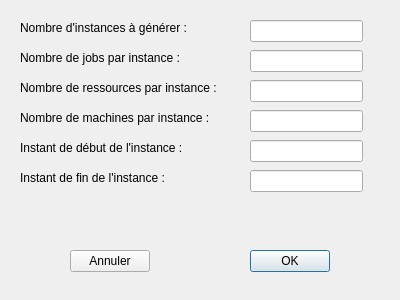
<?xml version="1.0" encoding="UTF-8"?>
<ui version="4.0">
 <class>GenerateInstance</class>
 <widget class="QDialog" name="GenerateInstance">
  <property name="geometry">
   <rect>
    <x>0</x>
    <y>0</y>
    <width>400</width>
    <height>300</height>
   </rect>
  </property>
  <property name="windowTitle">
   <string>Dialog</string>
  </property>
  <widget class="QLabel" name="nbrInstanceslabel">
   <property name="geometry">
    <rect>
     <x>20</x>
     <y>20</y>
     <width>201</width>
     <height>16</height>
    </rect>
   </property>
   <property name="text">
    <string>Nombre d'instances à générer :</string>
   </property>
  </widget>
  <widget class="QLabel" name="nbrJobsLabel">
   <property name="geometry">
    <rect>
     <x>20</x>
     <y>50</y>
     <width>201</width>
     <height>16</height>
    </rect>
   </property>
   <property name="text">
    <string>Nombre de jobs par instance :</string>
   </property>
  </widget>
  <widget class="QLabel" name="nbrRessourcesLabel">
   <property name="geometry">
    <rect>
     <x>20</x>
     <y>80</y>
     <width>231</width>
     <height>16</height>
    </rect>
   </property>
   <property name="text">
    <string>Nombre de ressources par instance :</string>
   </property>
  </widget>
  <widget class="QLabel" name="nbrMachinesLabel">
   <property name="geometry">
    <rect>
     <x>20</x>
     <y>110</y>
     <width>231</width>
     <height>16</height>
    </rect>
   </property>
   <property name="text">
    <string>Nombre de machines par instance :</string>
   </property>
  </widget>
  <widget class="QLabel" name="instantDebutLabel">
   <property name="geometry">
    <rect>
     <x>20</x>
     <y>140</y>
     <width>231</width>
     <height>16</height>
    </rect>
   </property>
   <property name="text">
    <string>Instant de début de l'instance :</string>
   </property>
  </widget>
  <widget class="QLabel" name="instantFinLabel">
   <property name="geometry">
    <rect>
     <x>20</x>
     <y>170</y>
     <width>231</width>
     <height>16</height>
    </rect>
   </property>
   <property name="text">
    <string>Instant de fin de l'instance :</string>
   </property>
  </widget>
  <widget class="QLineEdit" name="nbrInstancesLineEdit">
   <property name="geometry">
    <rect>
     <x>250</x>
     <y>20</y>
     <width>113</width>
     <height>22</height>
    </rect>
   </property>
  </widget>
  <widget class="QLineEdit" name="nbrJobsLineEdit">
   <property name="geometry">
    <rect>
     <x>250</x>
     <y>50</y>
     <width>113</width>
     <height>22</height>
    </rect>
   </property>
  </widget>
  <widget class="QLineEdit" name="nbrRessourcesLineEdit">
   <property name="geometry">
    <rect>
     <x>250</x>
     <y>80</y>
     <width>113</width>
     <height>22</height>
    </rect>
   </property>
  </widget>
  <widget class="QLineEdit" name="nbrMachinesLineEdit">
   <property name="geometry">
    <rect>
     <x>250</x>
     <y>110</y>
     <width>113</width>
     <height>22</height>
    </rect>
   </property>
  </widget>
  <widget class="QLineEdit" name="instantDebutLineEdit">
   <property name="geometry">
    <rect>
     <x>250</x>
     <y>140</y>
     <width>113</width>
     <height>22</height>
    </rect>
   </property>
  </widget>
  <widget class="QLineEdit" name="instantFinLineEdit">
   <property name="geometry">
    <rect>
     <x>250</x>
     <y>170</y>
     <width>113</width>
     <height>22</height>
    </rect>
   </property>
  </widget>
  <widget class="QPushButton" name="okPushButton">
   <property name="geometry">
    <rect>
     <x>250</x>
     <y>250</y>
     <width>80</width>
     <height>22</height>
    </rect>
   </property>
   <property name="text">
    <string>OK</string>
   </property>
  </widget>
  <widget class="QPushButton" name="annulerPushButton">
   <property name="geometry">
    <rect>
     <x>70</x>
     <y>250</y>
     <width>80</width>
     <height>22</height>
    </rect>
   </property>
   <property name="text">
    <string>Annuler</string>
   </property>
  </widget>
 </widget>
 <resources/>
 <connections/>
</ui>
